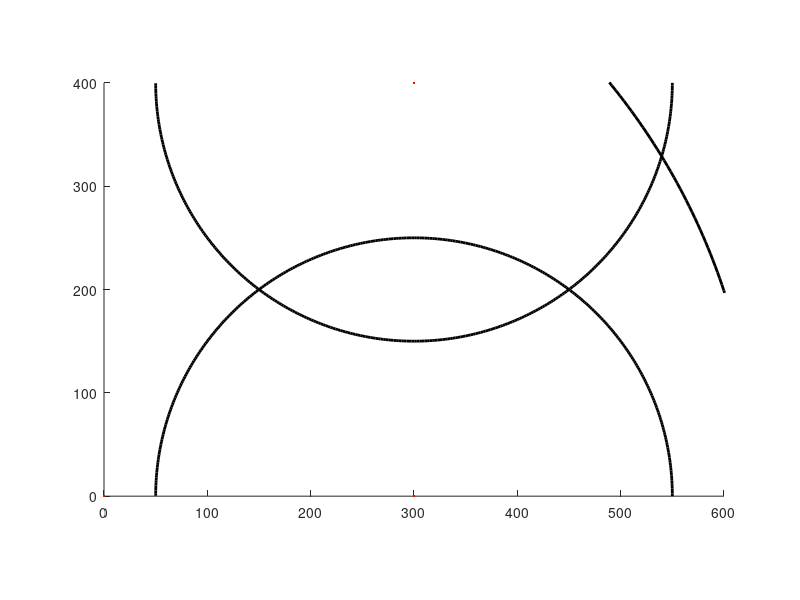
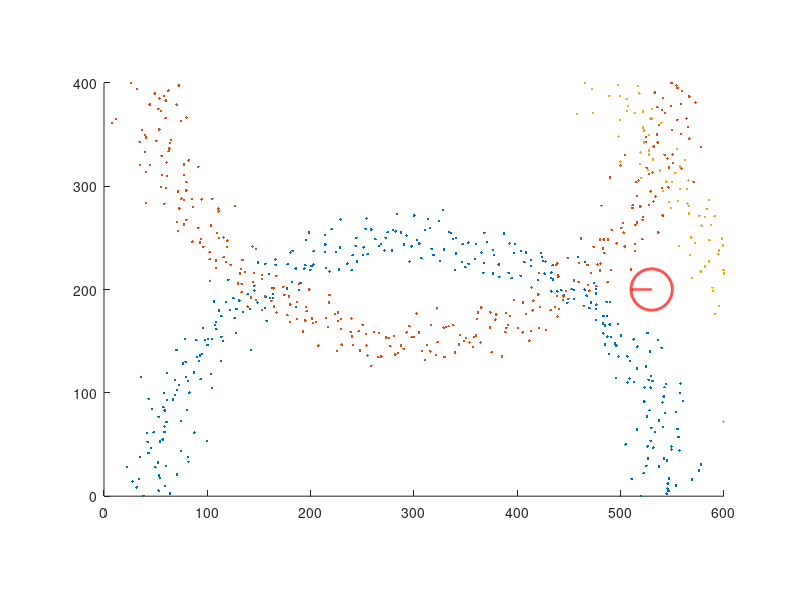
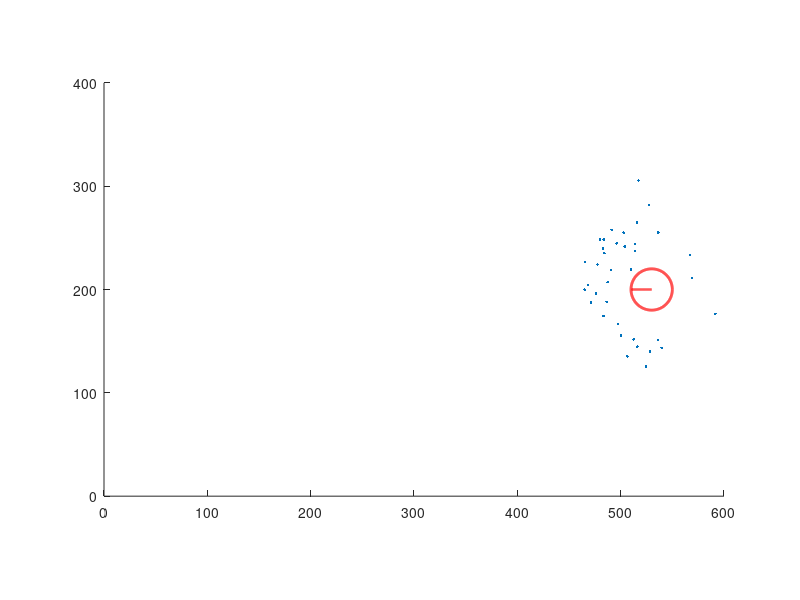

Write the MATLAB code that produced these figures, in order.
function p1

clc;
clear;
close all; % figure(1)is already generate
hold on
axis([0 600 0 400]);
set(gca,'PlotBoxAspectRatio',[6 4 1]);

r=250;
xc=300;
yc=0;
t = 0 :.01 : pi; 
x = r * cos(t) + xc; 
y = r * sin(t) + yc; 
plot(x, y,'k','LineWidth',2);
plot(xc, yc,'.r','LineWidth',5);

xc=300;
yc=400;
t = 0 : .01 : pi; 
x = r * cos(t) + xc; 
y = -r * sin(t) + yc; 
plot(x, y,'k','LineWidth',2);
plot(xc, yc,'.r','LineWidth',5);

r=632;
xc=0;
yc=0;
t = 0 : .01 : pi/2; 
x = r * cos(t) + xc; 
y = r * sin(t) + yc; 
plot(x, y,'k','LineWidth',2);
plot(xc, yc,'.r','LineWidth',5);

figure(2) % figure(2) you should generate sample base on figure(1)
mu=0;
sigma=15;

%% =============draw sample1 ================
r=250;
xc=300;
yc=0;
t = 0 :.01 : pi; 
samples1 = zeros(length(t), 3);
i = 1;
mu = r;
while i <= length(samples1)
    r = normrnd(mu, sigma);
    samples1(i, 1) = r * cos(t(i)) + xc;  
    samples1(i, 2) = r * sin(t(i)) + yc; 
    i = i+1;
end

%% =============draw sample2=============
r=250;
xc=300;
yc=400;
t = 0 :.01 : pi; 
samples2 = zeros(length(t), 3);
i = 1;
mu = r;
while i <= length(samples2)
    r = normrnd(mu, sigma);
    samples2(i, 1) = r * cos(t(i)) + xc;  
    samples2(i, 2) = -r * sin(t(i)) + yc; 
    i = i+1;
end

%% =============draw sample3======

r=632;
xc=0;
yc=0;
t = 0 : .005 : pi/2;
samples3 = zeros(length(t), 3);
i = 1;
mu = r;
while i <= length(samples3)
    r = normrnd(mu, sigma);
    samples3(i, 1) = r * cos(t(i)) + xc;  
    samples3(i, 2) = r * sin(t(i)) + yc; 
    i = i+1;
end
scatter(samples1(:, 1), samples1(:, 2), '.');
hold on
scatter(samples2(:, 1), samples2(:, 2), '.');
hold on
scatter(samples3(:, 1), samples3(:, 2), '.');

%% =================================
hold on
axis([0 600 0 400]);
set(gca,'PlotBoxAspectRatio',[6 4 1]);% generate you your sample point here

target = [530, 200];
circleplot(target(1),target(2),20,pi) % drawing the robot

%% figure(3) implement your resampling algorithm 
figure(3)
hold on
axis([0 600 0 400]);
set(gca,'PlotBoxAspectRatio',[6 4 1]); 

center = [
    300, 0;
    300, 400;
    0, 0;
];

cacweight(samples1, 1);
cacweight(samples2, 2);
cacweight(samples3, 3);

allsample=[samples1;samples2;samples3];

for i=2:length(allsample)
    allsample(i, 3) = allsample(i-1, 3) + allsample(i, 3);
end

for i=1:length(allsample)
    allsample(i, 3) = allsample(i, 3)/allsample(length(allsample), 3);
end


circleplot(target(1),target(2),20,pi) % drawing the robot
N = 50;
res = zeros(N, 2);
resnum = 1;
for i=1:N
    chooseyou = rand(1);
    for j=1:length(allsample)
        if allsample(j, 3) > chooseyou
            res(resnum, 1) = allsample(j, 1);
            res(resnum, 2) = allsample(j, 2);
            resnum = resnum + 1;
            break;
        end
    end
end

hold on

scatter(res(:, 1), res(:, 2), '.');


    function circleplot(xc, yc, r, theta) 
        t = 0 : .01 : 2*pi; 
        x = r * cos(t) + xc; 
        y = r * sin(t) + yc; 
        plot(x, y,'r','LineWidth',2);
        t2 = 0 : .01 : r; 
        x = t2 * cos(theta) + xc; 
        y = t2 * sin(theta) + yc; 
        plot(x, y,'r','LineWidth',2);
    end

    function cacweight(sample, tag)
        i = 1;
        dhat1 = norm(target-center(1,:));
        dhat2 = norm(target-center(2,:));
        dhat3 = norm(target-center(3,:));
        while i <= length(sample)
            weightd1 = dhat1 - norm([sample(i, 1), sample(i, 2)]-center(1, :));
            weightd2 = dhat2 - norm([sample(i, 1), sample(i, 2)]-center(2, :));
            weightd3 = dhat3 - norm([sample(i, 1), sample(i, 2)]-center(3, :));
            weight = normpdf(weightd1, 0, 30)*...
                normpdf(weightd2, 0, 30)*normpdf(weightd3, 0, 30);
            if tag==1
               samples1(i, 3) = weight;
            elseif tag == 2
               samples2(i, 3) = weight; 
            else
               samples3(i, 3) = weight;
            end
            i = i+1;
        end
    end


end

